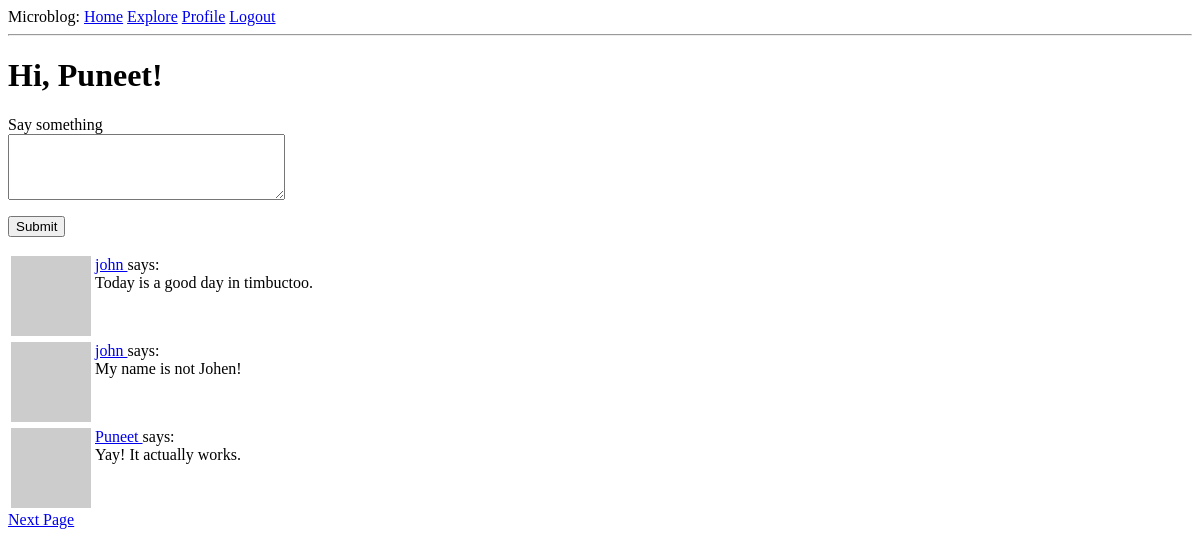
The page /index (signed in) on the database as committed earlier.
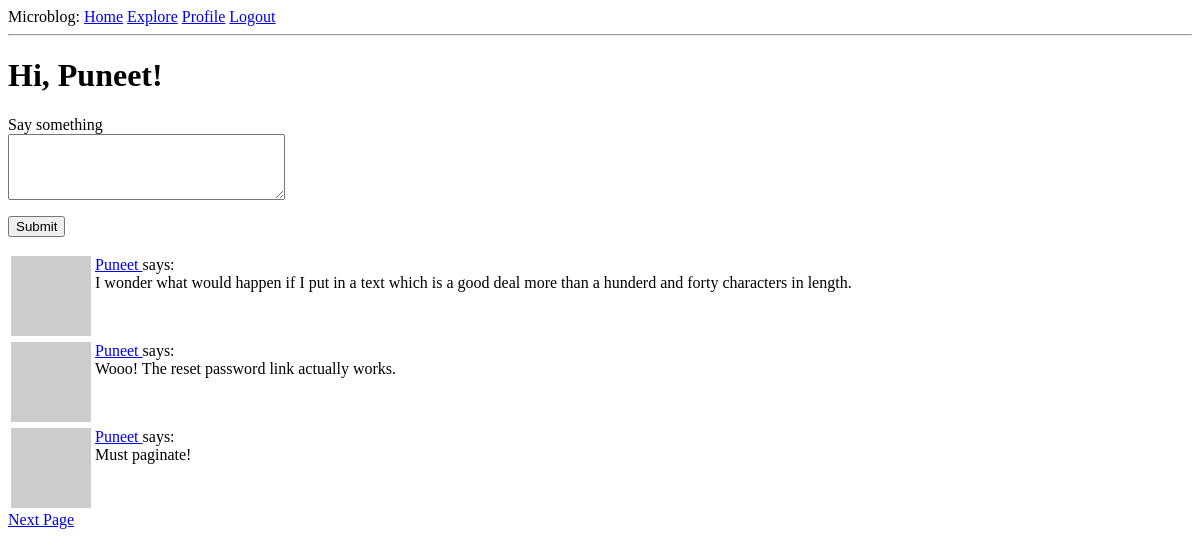
The same page on the database as committed later.
### app/models.py (models this page shows, shortened)
class Post(db.Model):
    id = db.Column(db.Integer, primary_key=True)
    body = db.Column(db.String(140))  # Twitter or something...
    timestamp = db.Column(db.DateTime, index=True, default=datetime.utcnow)
    user_id = db.Column(db.Integer, db.ForeignKey('user.id'))

class User(UserMixin, db.Model):
    id = db.Column(db.Integer, primary_key=True)
    username = db.Column(db.String(64), index=True, unique=True)
    email = db.Column(db.String(120), index=True, unique=True)
    about_me = db.Column(db.String(140))
    last_seen = db.Column(db.DateTime, default=datetime.utcnow)
    password_hash = db.Column(db.String(128))
    posts = db.relationship('Post', backref='author', lazy='dynamic')
    followed = db.relationship(
        'User', secondary=followers,
        primaryjoin=(followers.c.follower_id == id),
        secondaryjoin=(followers.c.followed_id == id),
        backref=db.backref('followers', lazy='dynamic'),
        lazy='dynamic'
    )
    def avatar(self, size):
        digest = md5(self.email.lower().encode('UTF-8')).hexdigest()
        grav_url = 'https://www.gravatar.com/avatar/{}?d=identicon&s={}'
        return grav_url.format(digest, size)
    def followed_posts(self):
        followed = Post.query.join(
            followers,
            (followers.c.followed_id == Post.user_id)).filter(
                followers.c.follower_id == self.id)
        own = Post.query.filter(Post.user_id == self.id)
        return followed.union(own).order_by(Post.timestamp.desc())

### app/routes.py (the view)
@app.route('/', methods=['GET', 'POST'])
@app.route('/index', methods=['GET', 'POST'])
@login_required
def index():
    page = request.args.get('page', 1, type=int)
    posts_per_page = app.config['POSTS_PER_PAGE']
    form = PostForm()
    if form.validate_on_submit():
        post = Post(body=form.post.data, author=current_user)
        db.session.add(post)
        db.session.commit()
        flash('Your post is now live!')
        return redirect(url_for('index'))
    posts = current_user.followed_posts().paginate(page, posts_per_page, False)
    next_url = url_for(
        'index', page=posts.next_num) if posts.has_next else None
    prev_url = url_for(
        'index', page=posts.prev_num) if posts.has_prev else None
    return render_template('index.html', title='Home', posts=posts.items,
                           form=form, next_url=next_url, prev_url=prev_url)

### app/forms.py
class PostForm(FlaskForm):
    post = TextAreaField(
        'Say something',
        validators=[DataRequired(), Length(min=1, max=140)])
    submit = SubmitField('Submit')

### app/models.py (called while the page is built)
@login.user_loader
def load_user(user_id):
    return User.query.get(int(user_id))

### app/routes.py (called while the page is built)
@app.before_request
def before_request():
    if current_user.is_authenticated:
        current_user.last_seen = datetime.utcnow()
        db.session.commit()

### app/templates/index.html (shortened to what this page needs)
{% extends "base.html" %}
{% block content %}
    <h1>Hi, {{ current_user.username }}!</h1>
    {% if form %}
        <form action="" method="POST">
            <p>
                {{ form.post.label }}<br>
                {{ form.post(cols=32, rows=4) }}<br>
            </p>
            <p>{{ form.submit() }}</p>
        </form>
    {% endif %}
    {% for post in posts %}
    {% include '_post.html' %}
    {% endfor %}
    {% if next_url %}
    <a href="{{ next_url }}">Next Page</a>
    {% endif %}
{% endblock %}

### app/templates/_post.html
<table>
    <tr valign="top">
        <td><img src="{{ post.author.avatar(36) }}"></td>
        <td>
            <a href="{{ url_for('user', username=post.author.username) }}">
                {{ post.author.username }}
            </a>
            says:<br>{{ post.body }}
        </td>
    </tr>
</table>

Rows that differ between the two databases and show on the page:
no longer on this page (row unchanged): Post: author.username "john", body "Today is a good day in timbuctoo."
no longer on this page (row unchanged): Post: author.username "john", body "My name is not Johen!"
no longer on this page (row unchanged): Post: author.username "Puneet", body "Yay! It actually works."
added Post: author.username "Puneet", body "I wonder what would happen if I put in a text which is a good deal more than a hunderd and forty characters in length."
added Post: author.username "Puneet", body "Wooo! The reset password link actually works."
added Post: author.username "Puneet", body "Must paginate!"
